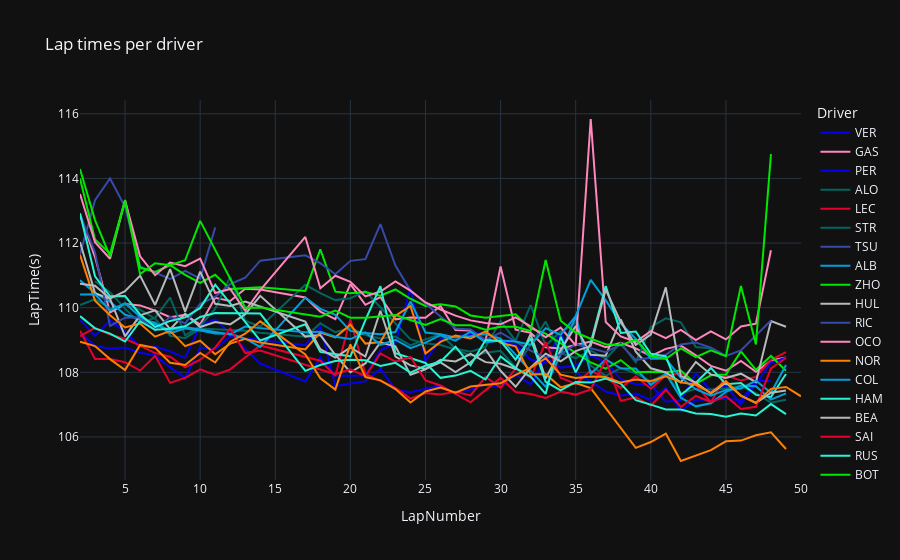

Source (notebook cell):
### Code cell
# line plot of the lap times per driver per lap with color per driver
px.line(driver_laps, x="LapNumber", y="LapTime(s)", color="Driver", title="Lap times per driver per lap", template="plotly_dark", color_discrete_map=colors)

### Figure 1 — Plotly figure (JSON) as saved in the notebook; plotly's stock layout.template omitted (floating-point values rounded to 4 significant figures)
{"data": [{"hovertemplate": "Driver=VER<br>LapNumber=%{x}<br>LapTime(s)=%{y}<extra></extra>", "legendgroup": "VER", "line": {"color": "#0600ef", "dash": "solid"}, "marker": {"symbol": "circle"}, "mode": "lines", "name": "VER", "orientation": "v", "showlegend": true, "type": "scatter", "x": [2, 3, 4, 5, 6, 7, 8, 9, 10, 11, 14, 17, 18, 19, 20, 21, 22, 23, 24, 25, 26, 27, 28, 29, 30, 31, 32, 33, 34, 35, 36, 37, 38, 39, 40, 41, 42, 43, 44, 45, 46, 47, 48], "xaxis": "x", "y": [109.6, 109.1, 109.6, 109.2, 108.8, 108.8, 108.6, 108.4, 109.4, 109.6, 108.3, 107.7, 108.5, 107.9, 107.9, 107.9, 108.7, 108.9, 110.6, 108.4, 109.0, 109.1, 109.2, 109.2, 109.0, 108.8, 108.4, 108.3, 109.2, 108.0, 107.7, 107.4, 107.3, 107.3, 107.1, 107.5, 106.8, 107.1, 107.1, 107.2, 107.1, 107.7, 107.7], "yaxis": "y"}, {"hovertemplate": "Driver=GAS<br>LapNumber=%{x}<br>LapTime(s)=%{y}<extra></extra>", "legendgroup": "GAS", "line": {"color": "#ff87bc", "dash": "solid"}, "marker": {"symbol": "circle"}, "mode": "lines", "name": "GAS", "orientation": "v", "showlegend": true, "type": "scatter", "x": [2, 3, 4, 5, 6, 7, 8, 9, 10, 11, 12, 13, 14, 17, 18, 19, 20, 21, 22, 23, 24, 25, 26, 27, 28, 29, 30, 31, 32, 33, 34, 35, 36, 37, 38, 39, 40, 41, 42, 43, 44, 45, 46, 47, 48, 49], "xaxis": "x", "y": [112.9, 111.6, 109.8, 110.1, 110.1, 109.9, 109.7, 109.8, 109.5, 110.3, 110.2, 110.6, 110.6, 110.3, 109.9, 109.6, 110.7, 110.1, 110.3, 109.6, 109.7, 109.7, 110.1, 109.3, 109.3, 109.0, 111.3, 109.3, 109.2, 108.8, 108.7, 108.8, 109.0, 108.8, 108.9, 108.7, 108.5, 108.7, 108.8, 108.5, 108.2, 108.0, 108.3, 108.0, 108.4, 108.5], "yaxis": "y"}, {"hovertemplate": "Driver=PER<br>LapNumber=%{x}<br>LapTime(s)=%{y}<extra></extra>", "legendgroup": "PER", "line": {"color": "#0600ef", "dash": "solid"}, "marker": {"symbol": "circle"}, "mode": "lines", "name": "PER", "orientation": "v", "showlegend": true, "type": "scatter", "x": [2, 3, 4, 5, 6, 7, 8, 9, 10, 11, 12, 17, 18, 19, 20, 21, 22, 23, 24, 25, 26, 27, 28, 29, 30, 31, 32, 33, 34, 35, 36, 37, 38, 39, 40, 41, 42, 43, 44, 45, 46, 47, 48, 49], "xaxis": "x", "y": [109.2, 108.8, 108.7, 108.8, 108.6, 108.5, 108.2, 107.8, 108.8, 108.7, 109.1, 108.8, 109.4, 107.6, 107.7, 107.7, 108.1, 107.5, 107.4, 107.5, 107.6, 107.3, 107.5, 107.6, 107.5, 107.9, 107.6, 108.4, 108.1, 108.2, 108.5, 108.3, 107.8, 107.6, 107.6, 107.1, 107.1, 108.0, 107.4, 107.6, 107.0, 107.6, 108.3, 108.5], "yaxis": "y"}, {"hovertemplate": "Driver=ALO<br>LapNumber=%{x}<br>LapTime(s)=%{y}<extra></extra>", "legendgroup": "ALO", "line": {"color": "#00665f", "dash": "solid"}, "marker": {"symbol": "circle"}, "mode": "lines", "name": "ALO", "orientation": "v", "showlegend": true, "type": "scatter", "x": [2, 3, 4, 5, 6, 7, 8, 9, 10, 13, 14, 17, 18, 19, 20, 21, 22, 23, 24, 25, 26, 27, 28, 29, 30, 31, 32, 33, 34, 35, 36, 37, 38, 39, 40, 41, 42, 43, 44, 45, 46, 47, 48, 49], "xaxis": "x", "y": [110.1, 110.3, 110.0, 110.1, 109.9, 109.7, 109.1, 109.1, 109.4, 109.3, 109.2, 109.1, 109.5, 109.2, 109.4, 109.2, 109.0, 109.1, 108.8, 109.0, 109.2, 108.7, 108.6, 108.8, 109.6, 109.0, 110.1, 108.8, 109.3, 109.5, 108.2, 107.9, 108.1, 108.0, 107.7, 108.0, 107.4, 107.5, 107.5, 107.5, 107.6, 107.4, 107.1, 107.2], "yaxis": "y"}, {"hovertemplate": "Driver=LEC<br>LapNumber=%{x}<br>LapTime(s)=%{y}<extra></extra>", "legendgroup": "LEC", "line": {"color": "#e8002d", "dash": "solid"}, "marker": {"symbol": "circle"}, "mode": "lines", "name": "LEC", "orientation": "v", "showlegend": true, "type": "scatter", "x": [2, 3, 4, 5, 6, 7, 8, 9, 10, 11, 12, 13, 14, 18, 19, 20, 21, 22, 23, 24, 25, 26, 27, 28, 29, 30, 31, 32, 33, 34, 35, 36, 37, 38, 39, 40, 41, 42, 43, 44, 45, 46, 47, 48, 49], "xaxis": "x", "y": [109.3, 108.4, 108.4, 108.3, 108.1, 108.5, 107.7, 107.8, 108.1, 107.9, 108.1, 108.5, 108.8, 108.4, 107.9, 109.6, 107.9, 107.7, 107.5, 107.2, 107.4, 107.3, 107.4, 107.3, 107.9, 107.5, 108.1, 107.8, 108.9, 107.8, 107.6, 108.0, 107.8, 107.5, 107.9, 107.5, 107.9, 108.0, 107.6, 107.1, 107.9, 107.7, 107.9, 108.4, 108.6], "yaxis": "y"}, {"hovertemplate": "Driver=STR<br>LapNumber=%{x}<br>LapTime(s)=%{y}<extra></extra>", "legendgroup": "STR", "line": {"color": "#00665f", "dash": "solid"}, "marker": {"symbol": "circle"}, "mode": "lines", "name": "STR", "orientation": "v", "showlegend": true, "type": "scatter", "x": [3, 4, 5, 6, 7, 8, 9, 10, 11, 12, 13, 14, 17, 18, 19, 20, 21, 24, 25, 26, 27, 28, 29, 30, 31, 32, 33, 34, 35, 36, 37, 38, 39, 40, 41, 42, 43, 44], "xaxis": "x", "y": [110.8, 110.5, 110.0, 109.5, 109.7, 110.3, 109.1, 109.4, 110.0, 111.0, 109.6, 109.4, 110.7, 110.5, 110.2, 110.3, 110.5, 109.0, 108.9, 108.8, 108.7, 108.5, 108.6, 108.7, 108.1, 108.8, 109.6, 108.6, 108.4, 108.7, 108.4, 108.9, 108.3, 109.4, 109.7, 109.5, 108.8, 108.7], "yaxis": "y"}, {"hovertemplate": "Driver=TSU<br>LapNumber=%{x}<br>LapTime(s)=%{y}<extra></extra>", "legendgroup": "TSU", "line": {"color": "#364aa9", "dash": "solid"}, "marker": {"symbol": "circle"}, "mode": "lines", "name": "TSU", "orientation": "v", "showlegend": true, "type": "scatter", "x": [2, 3, 4, 5, 6, 7, 8, 9, 10, 11], "xaxis": "x", "y": [111.6, 113.3, 114.0, 113.1, 111.3, 111.1, 110.9, 111.1, 110.9, 112.5], "yaxis": "y"}, {"hovertemplate": "Driver=ALB<br>LapNumber=%{x}<br>LapTime(s)=%{y}<extra></extra>", "legendgroup": "ALB", "line": {"color": "#00a0dd", "dash": "solid"}, "marker": {"symbol": "circle"}, "mode": "lines", "name": "ALB", "orientation": "v", "showlegend": true, "type": "scatter", "x": [2, 3, 4, 5, 6, 7, 8, 9, 10, 11, 12, 13, 14, 17, 18, 19, 20, 21, 22, 23, 24, 25, 26, 27, 28, 29, 30, 33, 34, 35, 36, 37, 38, 39, 40, 41, 42, 43, 44, 45, 46, 47, 48, 49], "xaxis": "x", "y": [110.8, 110.5, 110.2, 109.8, 109.6, 109.5, 109.2, 109.4, 109.3, 109.2, 109.2, 109.0, 108.8, 110.3, 110.0, 109.8, 109.3, 109.2, 109.2, 109.2, 110.2, 109.2, 109.2, 109.1, 109.1, 109.2, 109.0, 107.6, 108.6, 109.7, 108.0, 108.4, 108.1, 108.1, 107.6, 108.0, 107.2, 106.9, 107.0, 107.4, 107.6, 107.6, 107.2, 107.3], "yaxis": "y"}, {"hovertemplate": "Driver=ZHO<br>LapNumber=%{x}<br>LapTime(s)=%{y}<extra></extra>", "legendgroup": "ZHO", "line": {"color": "#00e700", "dash": "solid"}, "marker": {"symbol": "circle"}, "mode": "lines", "name": "ZHO", "orientation": "v", "showlegend": true, "type": "scatter", "x": [2, 3, 4, 5, 6, 7, 8, 9, 10, 11, 12, 13, 14, 17, 18, 19, 20, 21, 22, 23, 24, 25, 26, 27, 28, 29, 30, 31, 32, 33, 36, 37, 38, 39, 40, 41, 42, 43, 44, 45, 46, 47, 48, 49], "xaxis": "x", "y": [114.0, 112.1, 111.7, 113.3, 111.2, 111.1, 111.3, 111.0, 110.8, 111.0, 110.6, 110.6, 110.6, 110.5, 111.8, 110.5, 110.5, 110.5, 110.4, 110.6, 110.3, 110.1, 110.1, 110.0, 109.8, 109.7, 109.7, 109.8, 109.4, 109.2, 108.3, 108.1, 108.4, 108.0, 108.0, 108, 108.1, 107.6, 107.9, 107.9, 108.6, 108.1, 108.5, 108.0], "yaxis": "y"}, {"hovertemplate": "Driver=HUL<br>LapNumber=%{x}<br>LapTime(s)=%{y}<extra></extra>", "legendgroup": "HUL", "line": {"color": "#b6babd", "dash": "solid"}, "marker": {"symbol": "circle"}, "mode": "lines", "name": "HUL", "orientation": "v", "showlegend": true, "type": "scatter", "x": [2, 3, 4, 5, 6, 7, 8, 9, 10, 11, 12, 13, 14, 17, 18, 19, 20, 21, 22, 23, 24, 25, 26, 27, 28, 29, 30, 31, 32, 33, 34, 35, 36, 37, 38, 39, 40, 41, 42, 43, 44, 45, 46, 47, 48, 49], "xaxis": "x", "y": [112.0, 110.5, 110.3, 109.1, 109.8, 109.9, 109.3, 109.8, 109.4, 109.6, 109.5, 109.8, 110.4, 109.1, 109.2, 108.5, 108.0, 108.3, 108.9, 108.8, 107.9, 108.1, 108.4, 108.3, 108.6, 108.3, 108.3, 108.1, 109.2, 107.8, 108.7, 109.4, 108.5, 108.5, 109.6, 108.6, 108.1, 108.0, 107.7, 108.3, 107.9, 107.8, 108.0, 107.7, 109.6, 109.4], "yaxis": "y"}, {"hovertemplate": "Driver=RIC<br>LapNumber=%{x}<br>LapTime(s)=%{y}<extra></extra>", "legendgroup": "RIC", "line": {"color": "#364aa9", "dash": "solid"}, "marker": {"symbol": "circle"}, "mode": "lines", "name": "RIC", "orientation": "v", "showlegend": true, "type": "scatter", "x": [2, 3, 4, 5, 6, 7, 8, 9, 10, 11, 12, 13, 14, 17, 18, 19, 20, 21, 22, 23, 24, 25, 26, 27, 28, 29, 30, 31, 32, 33, 34, 35, 36, 37, 38, 39, 40, 41, 42, 43, 44, 45, 46, 47, 48], "xaxis": "x", "y": [112.9, 111.7, 109.4, 109.7, 109.7, 109.3, 109.7, 109.5, 110.1, 110.3, 110.7, 110.9, 111.5, 111.6, 111.4, 111.0, 111.4, 111.5, 112.6, 111.3, 110.5, 110.1, 109.7, 109.4, 109.3, 109.0, 109.2, 108.9, 108.7, 108.5, 108.5, 108.9, 108.8, 108.6, 108.9, 108.4, 108.5, 108.5, 108.9, 108.9, 108.8, 108.5, 108.7, 109.1, 109.6], "yaxis": "y"}, {"hovertemplate": "Driver=OCO<br>LapNumber=%{x}<br>LapTime(s)=%{y}<extra></extra>", "legendgroup": "OCO", "line": {"color": "#ff87bc", "dash": "solid"}, "marker": {"symbol": "circle"}, "mode": "lines", "name": "OCO", "orientation": "v", "showlegend": true, "type": "scatter", "x": [2, 3, 4, 5, 6, 7, 8, 9, 10, 11, 12, 13, 14, 17, 18, 19, 20, 21, 22, 23, 24, 25, 26, 27, 28, 29, 30, 31, 32, 33, 34, 35, 36, 37, 38, 39, 40, 41, 42, 43, 44, 45, 46, 47, 48], "xaxis": "x", "y": [113.5, 112.0, 111.5, 113.3, 111.6, 111.0, 111.4, 111.3, 111.5, 110.5, 110.6, 109.9, 110.5, 112.2, 110.6, 111.0, 110.8, 110.3, 110.5, 110.8, 110.5, 110.2, 109.9, 109.8, 109.6, 109.5, 109.5, 109.7, 109.4, 109.1, 109.4, 108.8, 115.8, 109.6, 109.1, 108.9, 109.3, 109.1, 109.3, 109.0, 109.3, 109.0, 109.4, 109.5, 111.8], "yaxis": "y"}, {"hovertemplate": "Driver=NOR<br>LapNumber=%{x}<br>LapTime(s)=%{y}<extra></extra>", "legendgroup": "NOR", "line": {"color": "#ff8000", "dash": "solid"}, "marker": {"symbol": "circle"}, "mode": "lines", "name": "NOR", "orientation": "v", "showlegend": true, "type": "scatter", "x": [2, 3, 4, 5, 6, 7, 8, 9, 10, 11, 12, 13, 14, 17, 18, 19, 20, 21, 22, 23, 24, 25, 26, 27, 28, 29, 30, 31, 32, 33, 34, 35, 36, 39, 40, 41, 42, 43, 44, 45, 46, 47, 48, 49], "xaxis": "x", "y": [111.6, 110.2, 109.8, 109.4, 109.5, 109.1, 109.3, 108.8, 109.0, 108.6, 108.9, 109.0, 108.9, 108.7, 109.2, 109.1, 109.5, 108.9, 108.9, 109.7, 110.1, 108.6, 108.9, 109.1, 109.0, 109.3, 108.9, 108.8, 107.9, 107.9, 107.5, 107.7, 107.5, 105.7, 105.8, 106.1, 105.3, 105.4, 105.6, 105.9, 105.9, 106.1, 106.1, 105.6], "yaxis": "y"}, {"hovertemplate": "Driver=COL<br>LapNumber=%{x}<br>LapTime(s)=%{y}<extra></extra>", "legendgroup": "COL", "line": {"color": "#00a0dd", "dash": "solid"}, "marker": {"symbol": "circle"}, "mode": "lines", "name": "COL", "orientation": "v", "showlegend": true, "type": "scatter", "x": [2, 3, 4, 5, 6, 7, 8, 9, 12, 13, 14, 17, 18, 19, 20, 21, 22, 23, 24, 25, 26, 27, 28, 29, 30, 31, 32, 33, 34, 35, 36, 37, 38, 39, 40, 41, 42, 43, 44, 45, 46, 47, 48, 49], "xaxis": "x", "y": [110.4, 110.4, 109.9, 110.1, 109.7, 109.5, 109.3, 109.4, 109.2, 109.4, 109.4, 109.2, 109.3, 109.1, 109.0, 109.2, 108.9, 109.0, 108.7, 108.9, 109.1, 109.0, 109.3, 108.9, 109.0, 109.0, 108.8, 109.4, 109.2, 109.7, 110.9, 110.2, 109.5, 109.0, 108.4, 108.4, 107.8, 107.5, 107.3, 107.5, 107.5, 107.7, 107.4, 108.2], "yaxis": "y"}, {"hovertemplate": "Driver=HAM<br>LapNumber=%{x}<br>LapTime(s)=%{y}<extra></extra>", "legendgroup": "HAM", "line": {"color": "#27f4d2", "dash": "solid"}, "marker": {"symbol": "circle"}, "mode": "lines", "name": "HAM", "orientation": "v", "showlegend": true, "type": "scatter", "x": [2, 3, 4, 5, 6, 7, 8, 9, 10, 11, 14, 17, 18, 19, 20, 21, 22, 23, 24, 25, 26, 27, 28, 29, 30, 31, 32, 33, 34, 35, 36, 37, 38, 39, 40, 41, 42, 43, 44, 45, 46, 47, 48, 49], "xaxis": "x", "y": [112.9, 111.0, 110.4, 110.4, 109.8, 109.4, 109.6, 109.7, 110.0, 110.7, 109.0, 109.5, 108.6, 108.6, 108.5, 109.6, 110.7, 108.6, 108.4, 108.3, 107.8, 107.9, 108.0, 107.8, 108.5, 108.1, 107.9, 107.3, 109.1, 108.0, 108.9, 110.7, 109.2, 109.3, 108.6, 108.5, 107.3, 107.7, 108.1, 107.6, 107.7, 107.3, 107.2, 107.9], "yaxis": "y"}, {"hovertemplate": "Driver=BEA<br>LapNumber=%{x}<br>LapTime(s)=%{y}<extra></extra>", "legendgroup": "BEA", "line": {"color": "#b6babd", "dash": "solid"}, "marker": {"symbol": "circle"}, "mode": "lines", "name": "BEA", "orientation": "v", "showlegend": true, "type": "scatter", "x": [2, 3, 4, 5, 6, 7, 8, 9, 10, 11, 12, 13, 17, 18, 19, 20, 21, 22, 23, 24, 25, 26, 27, 28, 29, 30, 31, 32, 33, 34, 35, 36, 37, 38, 39, 40, 41, 42, 43, 44, 45, 46, 47, 48, 49], "xaxis": "x", "y": [110.7, 110.7, 110.3, 110.5, 111.0, 110.1, 111.2, 109.9, 111.1, 110.1, 110.1, 110.2, 109.6, 108.7, 108.5, 108.8, 108.5, 109.9, 108.5, 108.2, 108.1, 108.3, 108.0, 108.3, 108.7, 108.0, 107.6, 108.1, 108.6, 108.3, 108.7, 108.8, 110.6, 109.6, 108.8, 109.2, 110.6, 107.9, 107.7, 107.3, 107.7, 107.3, 107.0, 107.4, 107.4], "yaxis": "y"}, {"hovertemplate": "Driver=SAI<br>LapNumber=%{x}<br>LapTime(s)=%{y}<extra></extra>", "legendgroup": "SAI", "line": {"color": "#e8002d", "dash": "solid"}, "marker": {"symbol": "circle"}, "mode": "lines", "name": "SAI", "orientation": "v", "showlegend": true, "type": "scatter", "x": [2, 3, 4, 5, 6, 7, 8, 9, 10, 11, 12, 13, 14, 19, 20, 21, 22, 23, 24, 25, 26, 27, 28, 29, 30, 31, 32, 33, 34, 35, 36, 37, 38, 39, 40, 41, 42, 43, 44, 45, 46, 47, 48, 49], "xaxis": "x", "y": [109.1, 109.4, 109.2, 109.0, 108.8, 108.6, 108.5, 108.2, 108.4, 108.8, 109.3, 108.6, 108.7, 107.9, 108.1, 107.9, 108.6, 108.3, 108.5, 107.7, 107.6, 107.3, 107.1, 107.4, 107.8, 107.4, 107.3, 107.2, 107.4, 107.3, 107.5, 108.4, 107.1, 107.2, 107.0, 107.5, 106.9, 107.3, 107.1, 107.3, 106.9, 106.9, 108.1, 108.4], "yaxis": "y"}, {"hovertemplate": "Driver=RUS<br>LapNumber=%{x}<br>LapTime(s)=%{y}<extra></extra>", "legendgroup": "RUS", "line": {"color": "#27f4d2", "dash": "solid"}, "marker": {"symbol": "circle"}, "mode": "lines", "name": "RUS", "orientation": "v", "showlegend": true, "type": "scatter", "x": [2, 3, 4, 5, 6, 7, 8, 9, 10, 11, 14, 17, 18, 19, 20, 21, 22, 23, 24, 25, 26, 27, 28, 29, 30, 31, 32, 33, 34, 35, 36, 37, 38, 39, 40, 41, 42, 43, 44, 45, 46, 47, 48, 49], "xaxis": "x", "y": [109.7, 109.4, 109.2, 109.0, 109.6, 109.3, 109.4, 109.4, 109.7, 109.8, 109.8, 108.0, 108.2, 108.3, 108.4, 108.4, 108.2, 108.3, 108.0, 108.2, 108.3, 108.8, 108.2, 109.0, 109.0, 108.4, 109.1, 107.7, 107.4, 107.7, 107.7, 107.8, 107.6, 107.1, 107, 106.9, 106.8, 106.7, 106.7, 106.6, 106.7, 106.7, 107.0, 106.7], "yaxis": "y"}, {"hovertemplate": "Driver=BOT<br>LapNumber=%{x}<br>LapTime(s)=%{y}<extra></extra>", "legendgroup": "BOT", "line": {"color": "#00e700", "dash": "solid"}, "marker": {"symbol": "circle"}, "mode": "lines", "name": "BOT", "orientation": "v", "showlegend": true, "type": "scatter", "x": [2, 3, 4, 5, 6, 7, 8, 9, 10, 13, 14, 17, 18, 19, 20, 21, 22, 23, 24, 25, 26, 27, 28, 29, 30, 31, 32, 33, 34, 35, 36, 37, 38, 39, 40, 41, 42, 43, 44, 45, 46, 47, 48], "xaxis": "x", "y": [114.3, 112.7, 111.6, 113.3, 111.0, 111.4, 111.3, 111.5, 112.7, 110.0, 110.0, 109.8, 109.7, 109.9, 109.7, 109.7, 109.7, 109.8, 109.6, 109.5, 109.6, 109.5, 109.5, 109.3, 109.4, 109.4, 109.3, 111.5, 109.6, 109.2, 109.0, 108.9, 108.8, 109.0, 108.5, 108.4, 108.7, 108.5, 108.7, 108.5, 110.7, 108.9, 114.8], "yaxis": "y"}, {"hovertemplate": "Driver=PIA<br>LapNumber=%{x}<br>LapTime(s)=%{y}<extra></extra>", "legendgroup": "PIA", "line": {"color": "#ff8000", "dash": "solid"}, "marker": {"symbol": "circle"}, "mode": "lines", "name": "PIA", "orientation": "v", "showlegend": true, "type": "scatter", "x": [2, 3, 4, 5, 6, 7, 8, 9, 10, 11, 12, 13, 14, 17, 18, 19, 20, 21, 22, 23, 24, 25, 26, 27, 28, 29, 30, 31, 32, 33, 34, 35, 36, 37, 38, 39, 40, 41, 42, 43, 44, 45, 46, 47, 48, 49, 50], "xaxis": "x", "y": [108.9, 108.8, 108.4, 108.1, 108.8, 108.8, 108.3, 108.2, 108.6, 108.3, 108.9, 109.2, 109.6, 108.6, 107.8, 107.5, 108.9, 107.9, 107.8, 107.5, 107.1, 107.4, 107.5, 107.4, 107.6, 107.6, 107.7, 107.9, 108.1, 108.4, 107.9, 107.8, 107.9, 107.9, 107.7, 107.8, 107.7, 107.9, 107.7, 107.6, 107.4, 107.7, 107.3, 107.1, 107.5, 107.5, 107.3], "yaxis": "y"}], "layout": {"legend": {"title": {"text": "Driver"}, "tracegroupgap": 0}, "title": {"text": "Lap times per driver"}, "xaxis": {"anchor": "y", "domain": [0, 1], "title": {"text": "LapNumber"}}, "yaxis": {"anchor": "x", "domain": [0, 1], "title": {"text": "LapTime(s)"}}}}
